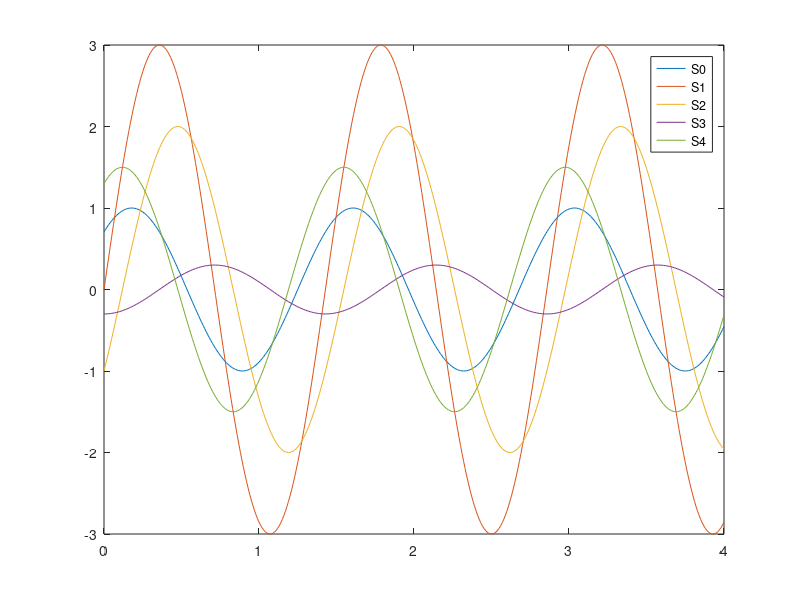

Here is the MATLAB script that generated this plot: (Note: this script raises an error after producing the figure.)
clear all;
D = zeros(9,5);
P = zeros(9);
V = zeros(5,9);
Pv = 0.5;    % speed of probe

%% sine wave data & plot 
t = 0:0.01:4;
fc = 0.7;   % frequency of sine wave
S0 = 1*sin(2*pi*fc*t+pi/4);
S1 = 3*sin(2*pi*fc*t+0);
S2 = 2*sin(2*pi*fc*t-pi/6);
S3 = 0.3*sin(2*pi*fc*t-pi/2);
S4 = 1.5*sin(2*pi*fc*t+pi/3);
V_plot = [S0; S1; S2; S3; S4];

% plot all of the sine wave
for c = 1:5
    plot(t,V_plot(c,:))
    hold on;
end
legend('S0','S1','S2','S3','S4')

%% Main
for start_s=-4:0.5:4
%start_s = 0
    % start s(start_s) is the different start point of one measure
    
    for t = 0:8
        % time(t) of probe travel through all s
        
        p = Pv*t+start_s;
        if p<0 || p>4
           continue; 
        end

        D = d_martix(p);
        V = v_matrix(t);
        P = P+D*V;
    end
end
%disp(P);

%% get D & V matrix to check
D_all = zeros(9,5);
V_all = zeros(5,9);
for t = 0:8
    p = Pv*t + 0;
    V_all = V_all + v_matrix(t);
    D_all = D_all + d_martix(p);
end
disp(V_all);





%% Functions
function dis = distanse(p,s,Dps,Dss)
% get distanse according to different probe position(p) and measuring
% position(s)
    dis = sqrt(Dps^2+((s-p)*Dss)^2);
end

function D_ = d_martix(p)
% get distanse matrix according to different probe position (p)
    D_ = zeros(9,5);
    row = p/0.5+1;
    for s = 0:4
        column = s+1;
        D_(row,column) = 1 / (distanse(p,s,1,1))^2;
    end
end

function V_ = v_matrix(t)
    fc = 0.7;
    V_ = zeros(5,9);
    column = t+1;
    V_(1,column) = 1  *sin(2*pi*fc*t+pi/4);
    V_(2,column) = 3  *sin(2*pi*fc*t+0);
    V_(3,column) = 2  *sin(2*pi*fc*t-pi/6);
    V_(4,column) = 0.3*sin(2*pi*fc*t-pi/2);
    V_(5,column) = 1.5*sin(2*pi*fc*t+pi/3);
end

